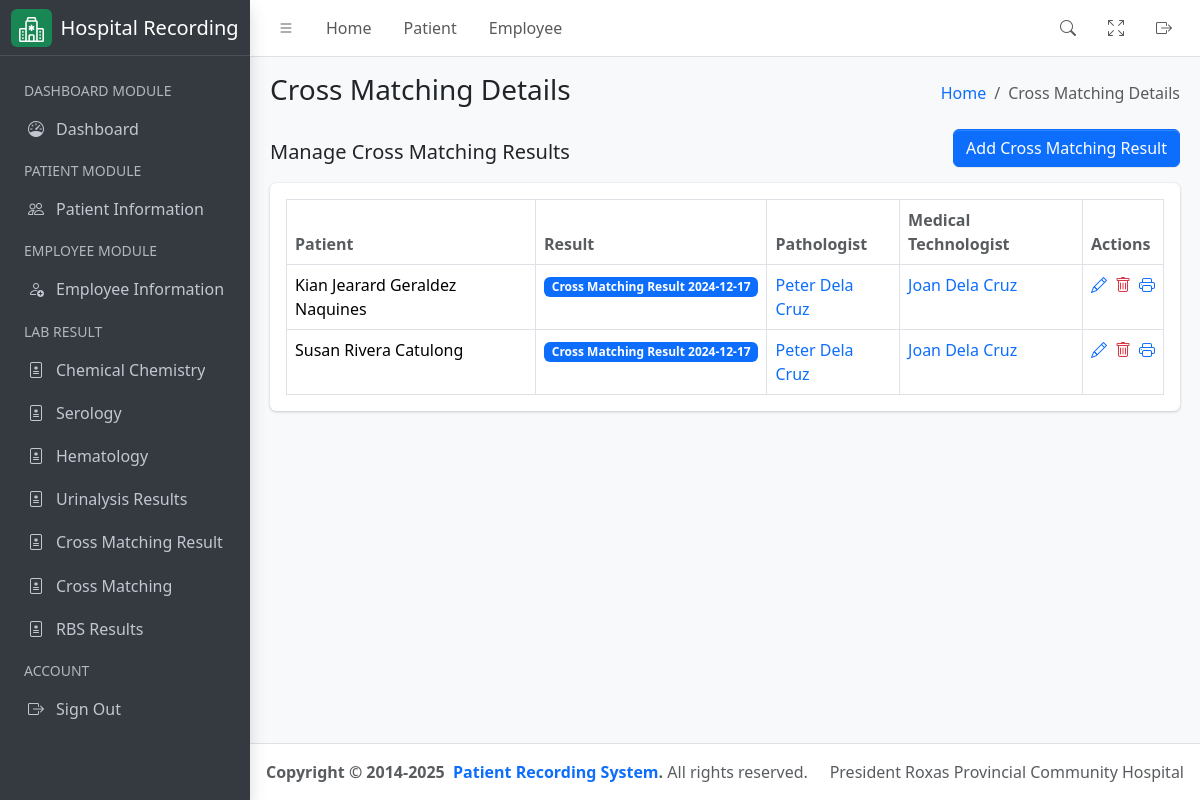
The app's page /laboratory/cross-matching/result with its own data.
### hospital_app/models.py (models this page shows, shortened)
class CrossMatching(models.Model):
    result = models.ForeignKey(
        CrossMatchingResult,
        on_delete=models.CASCADE,
        related_name="cross_matching_result",
        help_text="Result of cross matching",
    )
    patient = models.ForeignKey(
        "Patient",
        related_name="patient_cross_matching_result",
        on_delete=models.CASCADE,
        help_text="Patient name",
    )
    pathologist = models.ForeignKey(
        User,
        related_name="pathologist",
        limit_choices_to={"groups__name": "Pathologist"},
        on_delete=models.CASCADE,
        help_text="Pathologist name",
    )
    medical_technologist = models.ForeignKey(
        User,
        related_name="medical_technologist",
        limit_choices_to={"groups__name": "Medical Technologist"},
        on_delete=models.CASCADE,
        help_text="Medical Technologist name",
    )
    class Meta:
        verbose_name = "Cross Matching"
        verbose_name_plural = "Cross Matching"
        db_table = "cross_matching"

class Patient(models.Model):
    firstname = models.CharField(max_length=255)
    middlename = models.CharField(max_length=255)
    lastname = models.CharField(max_length=255)
    age = models.PositiveIntegerField()
    sex = models.CharField(
        max_length=10, choices=(("Male", "Male"), ("Female", "Female"))
    )
    physician = models.ForeignKey(
        User,
        related_name="physician",
        limit_choices_to={"groups__name": "Physician"},
        on_delete=models.CASCADE,
    )
    room_number = models.PositiveIntegerField()
    sample_type = models.CharField(max_length=255)
    time_of_collection = models.TimeField()
    date_of_collection = models.DateField()
    sars_result = models.CharField(max_length=255)
    date = models.DateField(auto_now_add=True)
    assigned_pathologist = models.ForeignKey(
        User,
        related_name="patient_pathologist",
        on_delete=models.CASCADE,
        null=True,
        blank=True,
        limit_choices_to={"groups__name": "Pathologist"},
    )
    assigned_technologist = models.ForeignKey(
        User,
        related_name="patient_technologist",
        on_delete=models.CASCADE,
        null=True,
        blank=True,
        limit_choices_to={"groups__name": "Medical Technologist"},
    )
    patient_type = models.CharField(
        max_length=100,
        default="In Patient",
        choices=(
            ("In Patient", "In Patient"),
            ("Out Patient", "Out Patient"),
        ),
    )
    def get_full_name(self):
        return f"{self.firstname} {self.middlename} {self.lastname}"
    def __str__(self) -> str:
        return self.get_full_name()

class CrossMatchingResult(models.Model):
    serial_no = models.CharField(max_length=255)
    amt_in_cc = models.FloatField()
    blood_bank = models.CharField(max_length=255)
    date_of_collection = models.DateField()
    expiration_date = models.DateField()
    result = models.TextField(max_length=255)
    def __str__(self) -> str:
        return f"Cross Matching Result {self.date_of_collection}"
    class Meta:
        verbose_name = "Cross Matching Result"
        verbose_name_plural = "Cross Matching Result"
        db_table = "cross_matching_result"

### hospital_app/views.py (the view)
# urls.py: path('laboratory/cross-matching/result', CrossMatchingView.as_view(), name="cross_matching_list"),
class CrossMatchingView(ListView):
    template_name = "cross_matching.html"
    queryset = CrossMatching.objects.all()
    context_object_name = "results"
    def get_context_data(self, **kwargs):
        context = super().get_context_data(**kwargs)
        context["detail_header"] = "Cross Matching Details List"
        context["humberger_header"] = "Cross Matching Details"
        return context

### hospital_app/templates/cross_matching.html
{% extends './includes/base.html' %}
{% block content %}
<div class="container-fluid">
    <div class="row">
        <div class="col-md-12">
            <div class="d-flex justify-content-between align-items-center">
                <h5>Manage Cross Matching Results</h5>
                <a href="{% url 'cross_matching_add' %}" class="btn btn-primary mb-3">Add Cross Matching Result</a>
            </div>
            <div class="card mb-4">
                <div class="card-body">
                    <table id="datatable" class="table table-bordered table-hover">
                        <thead>
                            <tr>
                                <th class="text-muted">Patient</th>
                                <th class="text-muted">Result</th>
                                <th class="text-muted">Pathologist</th>
                                <th class="text-muted">Medical Technologist</th>
                                <th class="text-muted">Actions</th>
                            </tr>
                        </thead>
                        <tbody>
                            {% for result in results %}
                            <tr>
                                <td>{{ result.patient }}</td>
                                <td>
                                    <span class="badge bg-primary">
                                        <a class="text-white" style="text-decoration: none;" target="_blank" href="{% url 'cross_matching_result_update' pk=result.result.id %}">
                                            {{ result.result }}
                                        </a>
                                    </span>
                                </td>
                                <td>
                                    <a style="text-decoration: none;" target="_blank" href="{% url 'employee_update' pk=result.pathologist.id %}">
                                        {{ result.pathologist.get_full_name }}
                                    </a>
                                </td>
                                <td>
                                    <a style="text-decoration: none;" target="_blank" href="{% url 'employee_update' pk=result.medical_technologist.id %}">
                                        {{ result.medical_technologist.get_full_name }}
                                    </a>
                                    </td>
                                <td>
                                    <div class="d-flex align-items-center justify-content-start gap-2">
                                        <a href="{% url 'cross_matching_update' pk=result.id %}" class="text-sm">
                                            <i class="bi bi-pencil"></i>
                                        </a>
                                        <a href="{% url 'cross_matching_delete' pk=result.id %}" class="text-sm">
                                            <i class="bi bi-trash text-danger"></i>
                                        </a>
                                        <a href="">
                                            <i class="bi bi-printer"></i>
                                        </a>
                                    </div>
                                </td>
                            </tr>
                            {% endfor %}
                        </tbody>
                    </table>
                </div>
            </div>
        </div>
    </div>
</div>
{% endblock %}

### records on screen
CrossMatching: patient "Kian Jearard Geraldez Naquines", result "Cross Matching Result 2024-12-17", pathologist.get_full_name "Peter Dela Cruz", medical_technologist.get_full_name "Joan Dela Cruz"
CrossMatching: patient "Susan Rivera Catulong", result "Cross Matching Result 2024-12-17", pathologist.get_full_name "Peter Dela Cruz", medical_technologist.get_full_name "Joan Dela Cruz"

### other values on screen
{{ humberger_header }} "Cross Matching Details"
